Frame 1 (no input): blank canvas, image omitted
Frame 60 (the mouse pressed at the canvas centre just before this capture): blank canvas, image omitted
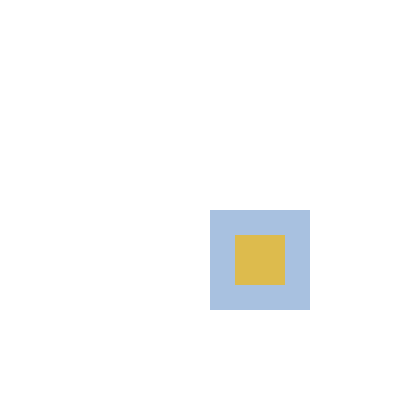
Frame 120 (the mouse held since frame 60 and released just before this capture)

The Processing sketch whose frames 1 and 60 were blank and that drew this single picture after the mouse press (run headless with seeded random() and noise(); from frame 60 on, the mouse is pressed at the canvas centre):

// Processing sketch: John_Finley_Mousebrush
// ── John_Finley_Mousebrush.pde
//John Finley
//jpfinley@gmail.com

void setup(){
  size(420, 420);
  noStroke();
  background(255,255,255);
}

void draw(){
  if(mousePressed){
    fill(168,193,223, 114);
    rect(mouseX, mouseY, 100, 100);
    fill(221,187,77);
    rect(mouseX + 25, mouseY + 25, 50, 50);
  }
}
